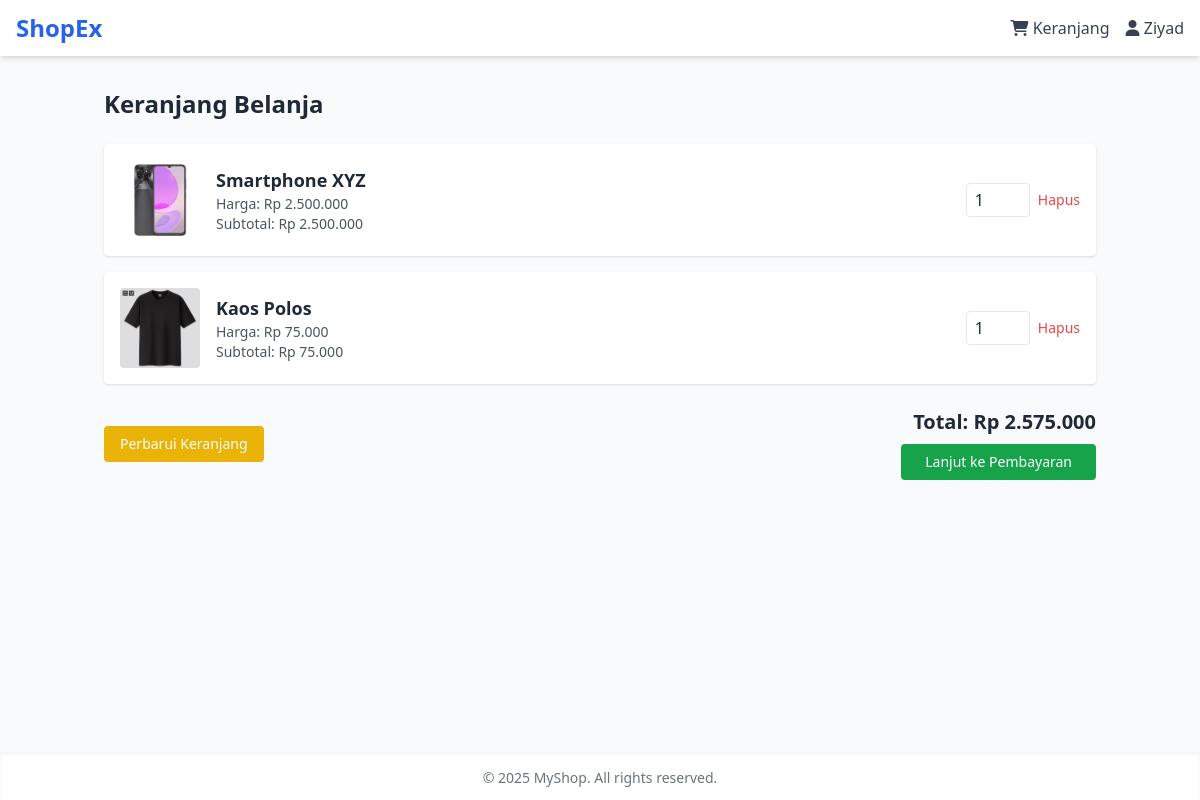
The app's page /frontend/cart.php (signed in) with its own data.
### tables this page shows
CREATE TABLE `cart` (
  `id` int NOT NULL,
  `user_id` int NOT NULL,
  `product_id` int NOT NULL,
  `quantity` int NOT NULL DEFAULT '1',
  `added_at` timestamp NULL DEFAULT CURRENT_TIMESTAMP
);

CREATE TABLE `products` (
  `id` int NOT NULL,
  `name` varchar(150) NOT NULL,
  `price` int NOT NULL,
  `stock` int NOT NULL DEFAULT '0',
  `description` text,
  `image` varchar(255) DEFAULT NULL,
  `category_id` int DEFAULT NULL,
  `created_at` timestamp NULL DEFAULT CURRENT_TIMESTAMP
);

### frontend/cart.php (the view, shortened to what this page needs)
<?php
require_once '../backend/conn.php';
$user_id = $_SESSION['user_id'];
$sql = "SELECT c.id, c.quantity, c.product_id,
               p.name, p.price, p.image
        FROM cart c
        JOIN products p ON c.product_id = p.id
        WHERE c.user_id = ?";
try {
    $stmt = $conn->prepare($sql);
    $stmt->bind_param("i", $user_id);
    $stmt->execute();
    $result = $stmt->get_result();
    $cart = $result->fetch_all(MYSQLI_ASSOC);
    $total = 0;
    foreach ($cart as $item) {
        $total += $item['price'] * $item['quantity'];
    }
} catch (Exception $e) {
    die("Error fetching cart items: " . $conn->error);
}
?>
<!DOCTYPE html>
<html lang="en">
<head>
    <script src="https://cdn.tailwindcss.com"></script>
    <link rel="stylesheet" href="https://cdnjs.cloudflare.com/ajax/libs/font-awesome/6.7.2/css/all.min.css" />
</head>
<body class="bg-gray-50 text-gray-800">
<?php include 'partials/header.php'; ?>
<main class="max-w-5xl mx-auto px-4 py-8 h-[calc(82vh)]">
    <h1 class="text-2xl font-bold mb-6">Keranjang Belanja</h1>
    <?php if (count($cart) === 0): ?>
        <p class="text-gray-600">Keranjang Anda kosong. <a href="index.php" class="text-blue-600 hover:underline">Belanja sekarang</a>.</p>
    <?php else: ?>
        <form action="../backend/update_cart.php" method="post">
            <div class="space-y-4">
                <?php foreach ($cart as $index => $item): ?>
                    <div class="flex items-center gap-4 bg-white shadow rounded p-4">
                        <img src="../uploads/<?= htmlspecialchars($item['image']) ?>" class="w-20 h-20 rounded object-cover">
                        <div class="flex-1">
                            <h2 class="text-lg font-semibold"><?= htmlspecialchars($item['name']) ?></h2>
                            <p class="text-sm text-gray-600">Harga: Rp <?= number_format($item['price'], 0, ',', '.') ?></p>
                            <p class="text-sm text-gray-600">Subtotal: Rp <?= number_format($item['price'] * $item['quantity'], 0, ',', '.') ?></p>
                        </div>
                        <div class="flex items-center gap-2">
                            <input type="number" name="items[<?= $index ?>][quantity]" min="1" value="<?= $item['quantity'] ?>"
                                   class="w-16 border rounded px-2 py-1">
                            <a href="../backend/remove_from_cart.php?id=<?= $item['id'] ?>"
                               class="text-red-500 hover:underline text-sm">Hapus</a>
                        </div>
                    </div>
                <?php endforeach; ?>
            </div>
            <div class="mt-6 flex justify-between items-center">
                <div>
                    <button type="submit" class="bg-yellow-500 text-white px-4 py-2 rounded hover:bg-yellow-600 text-sm">
                        Perbarui Keranjang
                    </button>
                </div>
                <div class="text-right">
                    <p class="text-xl font-semibold">Total: Rp <?= number_format($total, 0, ',', '.') ?></p>
                    <a href="checkout.php" class="mt-2 inline-block bg-green-600 text-white px-6 py-2 rounded hover:bg-green-700 text-sm">
                        Lanjut ke Pembayaran
                    </a>
                </div>
            </div>
        </form>
    <?php endif; ?>
</main>
<?php include 'partials/footer.php'; ?>
</body>
</html>

### frontend/partials/header.php (shortened to what this page needs)
<header class="bg-white shadow-md px-4 py-3 h-[calc(7vh)]">
    <div class="max-w-7xl mx-auto flex items-center justify-between">
        <a href="index.php" class="text-2xl font-bold text-blue-600">ShopEx</a>
        <div class="flex items-center gap-4">
            <a href="cart.php" class="text-gray-700 hover:text-blue-600">
                <i class="fas fa-shopping-cart"></i> Keranjang
            </a>
            <?php if (isset($_SESSION['user_id'])): ?>
                <div class="relative" id="userDropdown">
                    <button onclick="toggleDropdown()" class="text-gray-700 hover:text-blue-600 focus:outline-none">
                        <i class="fas fa-user"></i> <?= $_SESSION['name'] ?>
                    </button>
                </div>
            <?php else: ?>
                <a href="login.php" class="text-sm bg-blue-600 text-white px-3 py-1.5 rounded hover:bg-blue-700">
                    <i class="fas fa-sign-in-alt"></i> Masuk / Daftar
                </a>
            <?php endif; ?>
        </div>
    </div>
</header>

### frontend/partials/footer.php
<footer class="mt-10 bg-white py-4 shadow-inner">
    <div class="text-center text-sm text-gray-500">
        &copy; <?= date('Y') ?> MyShop. All rights reserved.
    </div>
</footer>

### records on screen
cart: product.image (picture), product.name "Smartphone XYZ", product.price "2.500.000", $item['price'] * $item['quantity'] "2.500.000", quantity "1"
cart: product.image (picture), product.name "Kaos Polos", product.price "75.000", $item['price'] * $item['quantity'] "75.000", quantity "1"

### other values on screen
$_SESSION['name'] "Ziyad"
$total "2.575.000"
